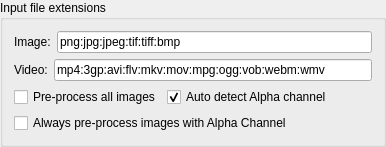
              <widget class="QGroupBox" name="groupBox_InputExt">
               <property name="maximumSize">
                <size>
                 <width>16777215</width>
                 <height>16777215</height>
                </size>
               </property>
               <property name="title">
                <string>Input file extensions</string>
               </property>
               <layout class="QGridLayout" name="gridLayout_10">
                <item row="0" column="0">
                 <layout class="QHBoxLayout" name="horizontalLayout_47">
                  <item>
                   <widget class="QLabel" name="label_4">
                    <property name="sizePolicy">
                     <sizepolicy hsizetype="Fixed" vsizetype="Fixed">
                      <horstretch>0</horstretch>
                      <verstretch>0</verstretch>
                     </sizepolicy>
                    </property>
                    <property name="maximumSize">
                     <size>
                      <width>50</width>
                      <height>16777215</height>
                     </size>
                    </property>
                    <property name="toolTip">
                     <string>When you find that the file format you want to process cannot 
be added to the file list, you can add the file extension yourself 
in the additional settings.

Each extension needs to be separated by &quot;:&quot;

(There is no guarantee that the file format you add will 
be processed successfully)</string>
                    </property>
                    <property name="text">
                     <string>Image:</string>
                    </property>
                   </widget>
                  </item>
                  <item>
                   <widget class="QLineEdit" name="Ext_image">
                    <property name="minimumSize">
                     <size>
                      <width>300</width>
                      <height>0</height>
                     </size>
                    </property>
                    <property name="acceptDrops">
                     <bool>false</bool>
                    </property>
                    <property name="toolTip">
                     <string>When you find that the file format you want to process cannot 
be added to the file list, you can add the file extension yourself 
in the additional settings.

Each extension needs to be separated by &quot;:&quot;

(There is no guarantee that the file format you add will 
be processed successfully)</string>
                    </property>
                    <property name="text">
                     <string notr="true">png:jpg:jpeg:tif:tiff:bmp</string>
                    </property>
                   </widget>
                  </item>
                 </layout>
                </item>
                <item row="1" column="0">
                 <layout class="QHBoxLayout" name="horizontalLayout_48">
                  <item>
                   <widget class="QLabel" name="label_5">
                    <property name="sizePolicy">
                     <sizepolicy hsizetype="Fixed" vsizetype="Fixed">
                      <horstretch>0</horstretch>
                      <verstretch>0</verstretch>
                     </sizepolicy>
                    </property>
                    <property name="maximumSize">
                     <size>
                      <width>50</width>
                      <height>16777215</height>
                     </size>
                    </property>
                    <property name="toolTip">
                     <string>When you find that the file format you want to process cannot 
be added to the file list, you can add the file extension yourself 
in the additional settings.

Each extension needs to be separated by &quot;:&quot;

(There is no guarantee that the file format you add will 
be processed successfully)</string>
                    </property>
                    <property name="text">
                     <string>Video:</string>
                    </property>
                   </widget>
                  </item>
                  <item>
                   <widget class="QLineEdit" name="Ext_video">
                    <property name="minimumSize">
                     <size>
                      <width>300</width>
                      <height>0</height>
                     </size>
                    </property>
                    <property name="acceptDrops">
                     <bool>false</bool>
                    </property>
                    <property name="toolTip">
                     <string>When you find that the file format you want to process cannot 
be added to the file list, you can add the file extension yourself 
in the additional settings.

Each extension needs to be separated by &quot;:&quot;

(There is no guarantee that the file format you add will 
be processed successfully)</string>
                    </property>
                    <property name="text">
                     <string notr="true">mp4:3gp:avi:flv:mkv:mov:mpg:ogg:vob:webm:wmv</string>
                    </property>
                   </widget>
                  </item>
                 </layout>
                </item>
                <item row="2" column="0">
                 <layout class="QHBoxLayout" name="horizontalLayout_35">
                  <item>
                   <widget class="QCheckBox" name="checkBox_PreProcessImage">
                    <property name="toolTip">
                     <string>Convert every image to PNG before processing it.
Enabling this option will improve compatibility. However, it will
increase the time and storage space required to process image.</string>
                    </property>
                    <property name="text">
                     <string>Pre-process all images</string>
                    </property>
                   </widget>
                  </item>
                  <item>
                   <widget class="QCheckBox" name="checkBox_AutoDetectAlphaChannel">
                    <property name="enabled">
                     <bool>true</bool>
                    </property>
                    <property name="toolTip">
                     <string>When the alpha channel is detected in the picture, software will
automatically force the picture to be saved as PNG.</string>
                    </property>
                    <property name="text">
                     <string>Auto detect Alpha channel</string>
                    </property>
                    <property name="checked">
                     <bool>true</bool>
                    </property>
                   </widget>
                  </item>
                  <item>
                   <spacer name="horizontalSpacer_3">
                    <property name="orientation">
                     <enum>Qt::Horizontal</enum>
                    </property>
                    <property name="sizeHint" stdset="0">
                     <size>
                      <width>40</width>
                      <height>20</height>
                     </size>
                    </property>
                   </spacer>
                  </item>
                 </layout>
                </item>
                <item row="3" column="0">
                 <widget class="QCheckBox" name="checkBox_AlwaysPreProcessAlphaPNG">
                  <property name="sizePolicy">
                   <sizepolicy hsizetype="Preferred" vsizetype="Fixed">
                    <horstretch>0</horstretch>
                    <verstretch>0</verstretch>
                   </sizepolicy>
                  </property>
                  <property name="toolTip">
                   <string>This software already can intelligently detect whether the Alpha channel is lost,
and automatically reprocess the picture. And image will be pre-processed during the 
reporcess so the alpha channel won't lost again.

However, this will cause additional time consumption. If re-processing
frequently occurs when processing images, you can enable this option to save time.</string>
                  </property>
                  <property name="text">
                   <string>Always pre-process images with Alpha Channel</string>
                  </property>
                  <property name="checked">
                   <bool>false</bool>
                  </property>
                 </widget>
                </item>
               </layout>
              </widget>
